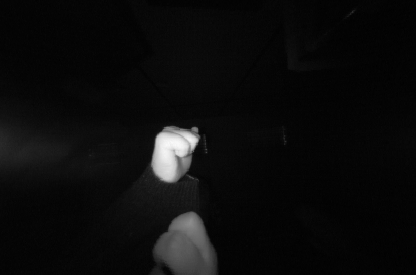
#> input picture task2/c_2.png, 416 x 275 px
$ jupyter execute myfirst.ipynb
#> lines starting #> are read from the running program, lines starting #| are printed output that depends on the picture; after the words box and inside, x2 and y2 are one past the last pixel; in counts of white or black regions, pixels touching at a corner belong together
[cell 1]
import cv2
import numpy as np
from PIL import Image

[cell 2]
import matplotlib.pyplot as plt
import matplotlib.image as mpimg

[cell 3]
#img=cv2.imread("in_3.png")
#img=img[65:215,120:270,:]
grayscale_img = cv2.imread("c_2.png", cv2.IMREAD_GRAYSCALE)
#> grayscale_img is the input picture: shape (275, 416); min 0, max 249, mean 12.2
graysacle_img = cv2.equalizeHist(grayscale_img)
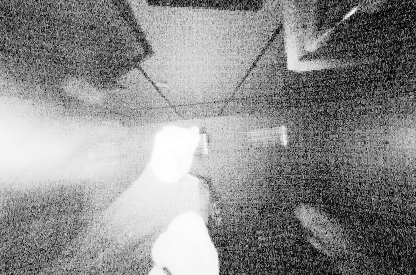
#> graysacle_img: shape (275, 416); min 0, max 255, mean 140.7
# [7 lines of commented-out code are left out]

[cell 4]
gi=grayscale_img
ret,thresh1 = cv2.threshold(gi,100,255,cv2.THRESH_BINARY)
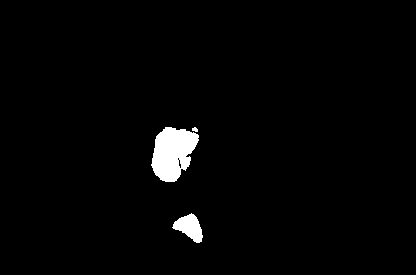
#> thresh1: shape (275, 416); 2.1% white; 3 white regions, box (x1, y1, x2, y2) and area: (151, 127, 199, 182) 1817, (172, 213, 203, 243) 521, (192, 127, 198, 132) 22
ret,thresh2 = cv2.threshold(gi,100,255,cv2.THRESH_BINARY_INV)
ret,thresh3 = cv2.threshold(gi,100,255,cv2.THRESH_TRUNC)
ret,thresh4 = cv2.threshold(gi,100,255,cv2.THRESH_TOZERO)
ret,thresh5 = cv2.threshold(gi,100,255,cv2.THRESH_TOZERO_INV)

titles = ['Original Image','BINARY','BINARY_INV','TRUNC','TOZERO','TOZERO_INV']
images = [gi, thresh1, thresh2, thresh3, thresh4, thresh5]

for i in range(6):
    plt.subplot(2,3,i+1),plt.imshow(images[i],'gray')
    plt.title(titles[i])
    plt.xticks([]),plt.yticks([])

plt.show()

[cell 5]
imgplot=plt.imshow(gi)
gi.shape
#> Out = (275, 416)

[cell 6]
import cv2
import numpy as np
from matplotlib import pyplot as plt

ret,th1 = cv2.threshold(gi,127,255,cv2.THRESH_BINARY)
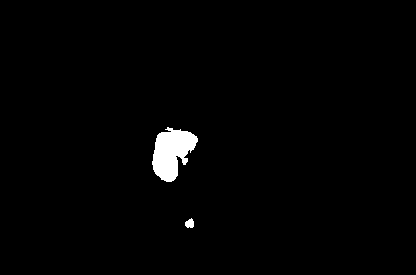
#> th1: shape (275, 416); 1.4% white; 2 white regions, box (x1, y1, x2, y2) and area: (152, 127, 198, 182) 1575, (185, 218, 194, 228) 67
th2 = cv2.adaptiveThreshold(gi,255,cv2.ADAPTIVE_THRESH_MEAN_C,cv2.THRESH_BINARY,11,2)
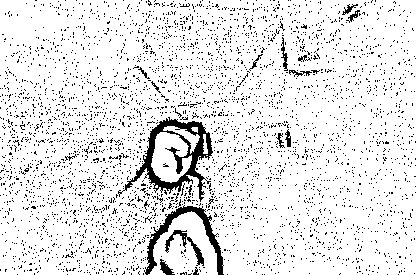
#> th2: shape (275, 416); 90.1% white; black in thin lines or dots
th3 = cv2.adaptiveThreshold(gi,255,cv2.ADAPTIVE_THRESH_GAUSSIAN_C,cv2.THRESH_BINARY,11,2)
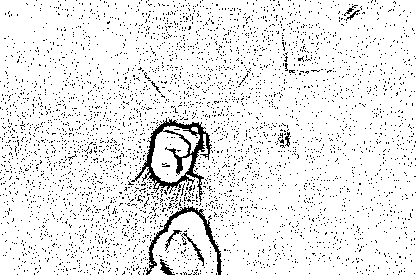
#> th3: shape (275, 416); 92% white; black in thin lines or dots

titles = ['Original Image', 'Global Thresholding (v = 127)',
            'Adaptive Mean Thresholding', 'Adaptive Gaussian Thresholding']
images = [gi, th1, th2, th3]

for i in range(4):
    plt.subplot(2,2,i+1),plt.imshow(images[i],'gray')
    plt.title(titles[i])
    plt.xticks([]),plt.yticks([])
plt.show()

[cell 7]
img = thresh4

# global thresholding
ret1,th1 = cv2.threshold(img,127,255,cv2.THRESH_BINARY)

# Otsu's thresholding
ret2,th2 = cv2.threshold(img,0,255,cv2.THRESH_BINARY+cv2.THRESH_OTSU)
#> ret2 = 0

# Otsu's thresholding after Gaussian filtering
blur = cv2.GaussianBlur(img,(5,5),0)
ret3,th3 = cv2.threshold(blur,0,255,cv2.THRESH_BINARY+cv2.THRESH_OTSU)
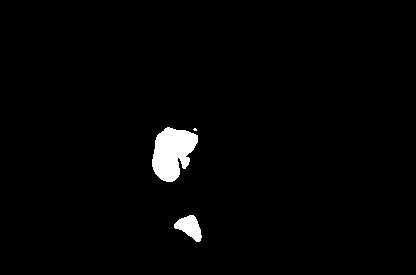
#> th3: shape (275, 416); 1.9% white; 3 white regions (1 under 20 px), largest, box (x1, y1, x2, y2) and area: (152, 127, 198, 182) 1720, (174, 215, 202, 242) 434
#> ret3 = 87

# plot all the images and their histograms
images = [img, 0, th1,
          img, 0, th2,
          blur, 0, th3]
titles = ['Original Noisy Image','Histogram','Global Thresholding (v=127)',
          'Original Noisy Image','Histogram',"Otsu's Thresholding",
          'Gaussian filtered Image','Histogram',"Otsu's Thresholding"]

for i in range(3):
    plt.subplot(3,3,i*3+1),plt.imshow(images[i*3],'gray')
    plt.title(titles[i*3]), plt.xticks([]), plt.yticks([])
    plt.subplot(3,3,i*3+2),plt.hist(images[i*3].ravel(),256)
    plt.title(titles[i*3+1]), plt.xticks([]), plt.yticks([])
    plt.subplot(3,3,i*3+3),plt.imshow(images[i*3+2],'gray')
    plt.title(titles[i*3+2]), plt.xticks([]), plt.yticks([])
plt.show()
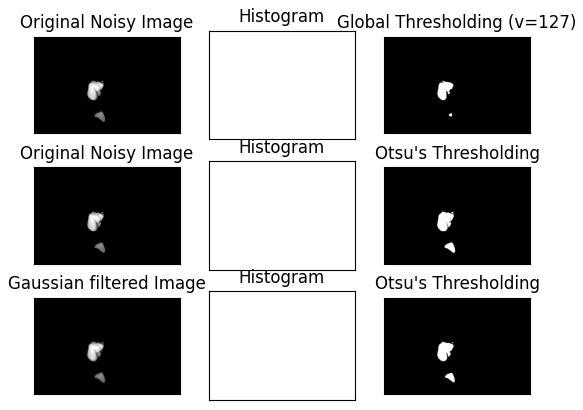
#> figure drawn by matplotlib, 9 panels
cv2.imwrite("c_2_out.png",th3)
#> Out = True

$ run again, with task2/in_3.png copied over task2/c_2.png
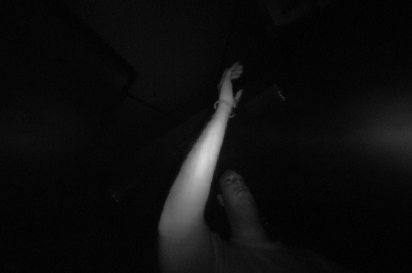
#> input picture task2/in_3.png, 412 x 273 px
#> grayscale_img is the input picture: shape (273, 412); min 0, max 214, mean 13.6
#> thresh1: shape (273, 412); 2.5% white; 1 white region, box (x1, y1, x2, y2) and area: (174, 90, 232, 218) 2774
#> th1: shape (273, 412); 1.5% white; 1 white region, box (x1, y1, x2, y2) and area: (183, 110, 225, 201) 1674
#> th2: shape (273, 412); 84.7% white; black in thin lines or dots
#> `th3 = cv2.adaptiveThreshold(gi,255,cv2.ADAPTIVE_THRESH_GAUSSIAN_C,cv2...`:
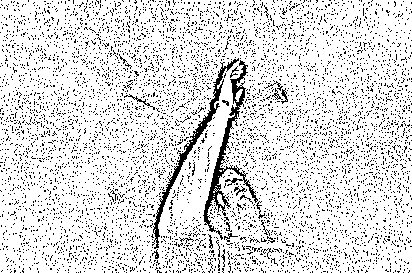
#> th3: shape (273, 412); 86.7% white; black in thin lines or dots
#> ret2 = 0
#> `ret3,th3 = cv2.threshold(blur,0,255,cv2.THRESH_BINARY+cv2.THRESH_OTSU)`:
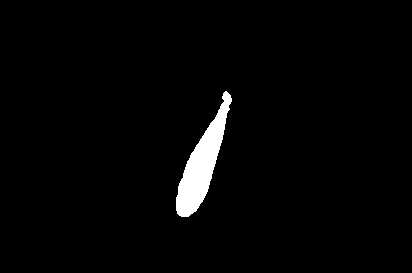
#> th3: shape (273, 412); 2.4% white; 1 white region, box (x1, y1, x2, y2) and area: (176, 91, 232, 217) 2654
#> ret3 = 71
#> `cv2.imwrite("c_2_out.png",th3)`: Out = True

$ run again, with task2/in_1.png copied over task2/c_2.png
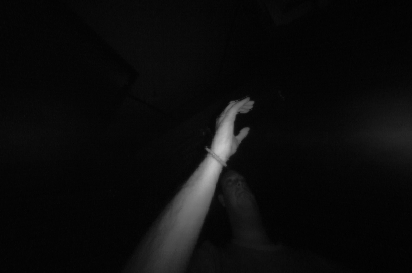
#> input picture task2/in_1.png, 412 x 273 px
#> grayscale_img is the input picture: shape (273, 412); min 0, max 197, mean 11.8
#> thresh1: shape (273, 412); 1.9% white; 4 white regions (3 under 20 px), largest, box (x1, y1, x2, y2) and area: (181, 102, 243, 222) 2175
#> th1: shape (273, 412); 1.1% white; 1 white region, box (x1, y1, x2, y2) and area: (194, 110, 235, 200) 1194
#> th2: shape (273, 412); 90.6% white; 3604 black regions (3587 under 20 px), largest, box (x1, y1, x2, y2) and area: (123, 90, 266, 273) 3605, (122, 63, 139, 90) 107, (265, 230, 278, 245) 67
#> ret2 = 0
#> `ret3,th3 = cv2.threshold(blur,0,255,cv2.THRESH_BINARY+cv2.THRESH_OTSU)`:
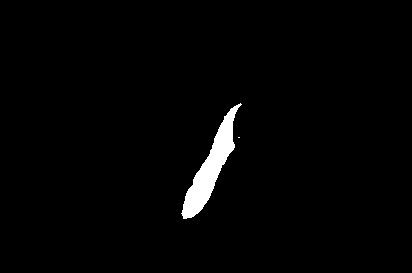
#> th3: shape (273, 412); 1.9% white; 2 white regions (1 under 20 px), largest, box (x1, y1, x2, y2) and area: (181, 103, 242, 219) 2102
#> ret3 = 66
#> `cv2.imwrite("c_2_out.png",th3)`: Out = True
